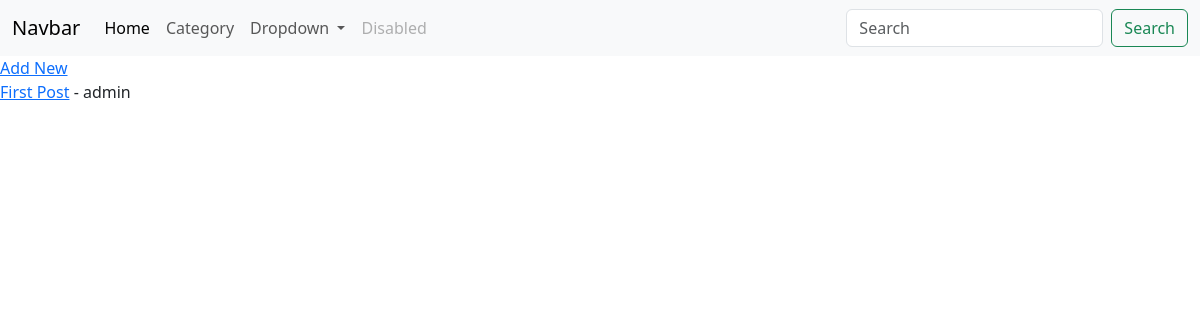
Before: / with the older database file.
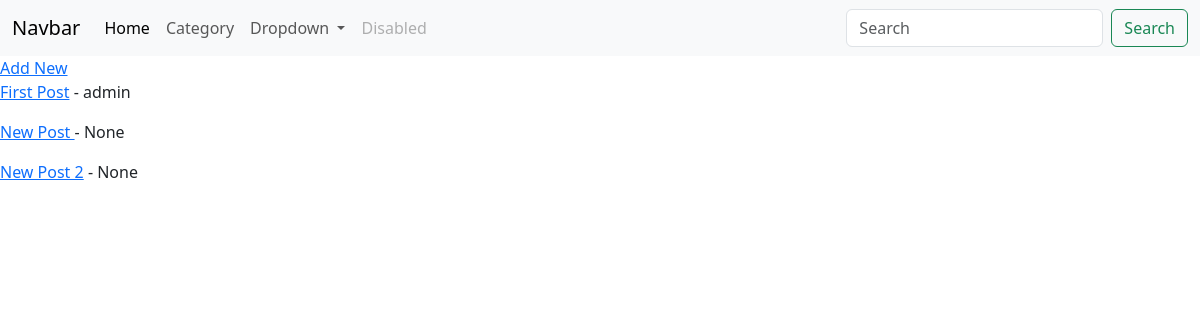
After: the same page with the newer database file.
### blog/models.py (models this page shows)
class Post(models.Model):
    author = models.ForeignKey(User, null=True, blank=True, on_delete=models.CASCADE)
    body = models.TextField()
    category = models.ForeignKey(Category, on_delete=models.DO_NOTHING)
    likes = models.ManyToManyField(User, blank=True, null=True, related_name="post_likes")
    post_image = models.ImageField(blank=True, null=True)
    title = models.CharField(max_length=255)
    def __str__(self):
        return self.title

### blog/views.py (the view)
# urls.py: path("", index, name="home"),
def index(request):
    data = Post.objects.all()
    content = {"posts":data}
    return render(request, "index.html", content)

### blog/templates/index.html (shortened to what this page needs)
{% extends "base.html" %}
{% block content %}
    <a href="{% url 'create_post_form' %}">Add New</a>
    {% for post in posts %}
        <p><a href="{% url 'detail_post' id=post.id %}">{{ post }}</a> - {{ post.author }}</p>
    {% endfor %}
{% endblock %}

### blog/templates/base.html (shortened to what this page needs)
<!DOCTYPE html>
<html lang="en">
<head>
<link href="https://cdn.jsdelivr.net/npm/bootstrap@5.3.1/dist/css/bootstrap.min.css" rel="stylesheet">
</head>
<body>
<nav class="navbar navbar-expand-lg bg-body-tertiary">
  <div class="container-fluid">
    <a class="navbar-brand" href="#">Navbar</a>
    <div class="collapse navbar-collapse" id="navbarSupportedContent">
      <ul class="navbar-nav me-auto mb-2 mb-lg-0">
        <li class="nav-item">
          <a class="nav-link active" aria-current="page" href="{% url 'home' %}">Home</a>
        </li>
        <li class="nav-item">
          <a class="nav-link" href="{% url 'categories' %}">Category</a>
        </li>
        <li class="nav-item dropdown">
          <a class="nav-link dropdown-toggle" href="#" role="button" data-bs-toggle="dropdown" aria-expanded="false">
            Dropdown
          </a>
        </li>
        <li class="nav-item">
          <a class="nav-link disabled" aria-disabled="true">Disabled</a>
        </li>
      </ul>
      <form class="d-flex" role="search">
        <input class="form-control me-2" type="search" placeholder="Search" aria-label="Search">
        <button class="btn btn-outline-success" type="submit">Search</button>
      </form>
    </div>
  </div>
</nav>
{% block content %}
{% endblock %}
</body>
</html>

Changed rows visible on the page:
added Post: title "New Post", author "None"
added Post: title "New Post 2", author "None"
